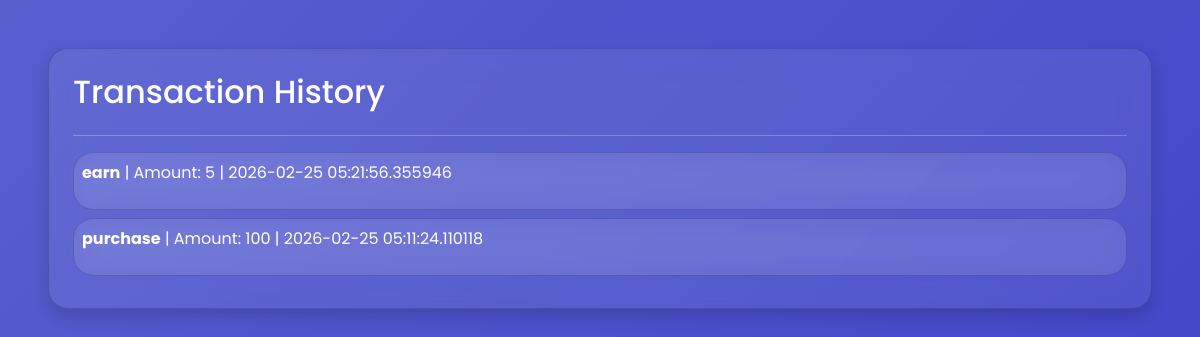
/transactions (signed in), run on an earlier commit of the app's database.
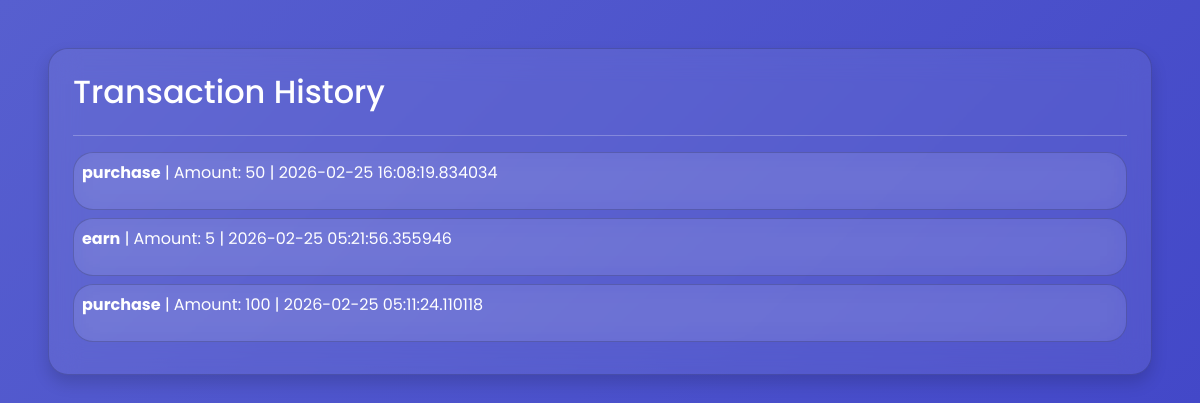
And on a later commit of the database.
### models.py (models this page shows)
class CreditTransaction(db.Model):
    id = db.Column(db.Integer, primary_key=True)
    user_id = db.Column(db.Integer, db.ForeignKey('user.id'))
    amount = db.Column(db.Integer)
    type = db.Column(db.String(50))  # earn / spend / purchase
    timestamp = db.Column(db.DateTime, default=datetime.utcnow)

### routes/dashboard.py (the view)
@dashboard_bp.route("/transactions")
@login_required
def transactions():
    user_transactions = CreditTransaction.query.filter_by(
        user_id=current_user.id
    ).order_by(CreditTransaction.timestamp.desc()).all()
    return render_template(
        "transactions.html",
        transactions=user_transactions
    )

### extensions.py (called while the page is built)
@login_manager.user_loader
def load_user(user_id):
    return User.query.get(int(user_id))

### templates/transactions.html
{% extends "base.html" %}
{% block content %}
<div class="card shadow p-4">
    <h2>Transaction History</h2>
    <hr>
    {% if transactions %}
        {% for t in transactions %}
            <div class="card p-2 mb-2">
                <p>
                    <strong>{{ t.type }}</strong> |
                    Amount: {{ t.amount }} |
                    {{ t.timestamp }}
                </p>
            </div>
        {% endfor %}
    {% else %}
        <p>No transactions yet.</p>
    {% endif %}
</div>
{% endblock %}

### templates/base.html (shortened to what this page needs)
<!DOCTYPE html>
<html lang="en">
<head>
    <link href="https://cdn.jsdelivr.net/npm/bootstrap@5.3.3/dist/css/bootstrap.min.css" rel="stylesheet">
    <link rel="stylesheet" href="{{ url_for('static', filename='css/style.css') }}">
</head>
<body>
<div class="main-content p-5">
    {% block content %}{% endblock %}
</div>
</body>
</html>

### static/css/style.css (style rules this page uses)
:root { --text-primary: #111; --text-secondary: #444; --card-bg: rgba(255,255,255,0.08); }
body.dark-mode { --text-primary: #ffffff; --text-secondary: #cbd5e1; --card-bg: rgba(255,255,255,0.05); }
body { font-family: 'Poppins', sans-serif; background: linear-gradient(-45deg, #1e1e2f, #2c2c54, #3c40c6, #575fcf); background-size: 400% 400%; animation: gradientBG 15s ease infinite; color: white; }
.card { background: rgba(255,255,255,0.07); border-radius: 20px; backdrop-filter: blur(15px); transition: 0.3s; }
body, h1, h2, h3, h4, h5, h6, p, span, small, label, .form-label, .navbar, a { color: var(--text-primary) !important; }
.card, .form-control, input, textarea, select { color: var(--text-primary) !important; }
::placeholder { color: var(--text-secondary) !important; opacity: 0.7; }

What changed in the data, as far as the page shows it:
added CreditTransaction: type "purchase", amount "50", timestamp "2026-02-25 16:08:19.834034"
